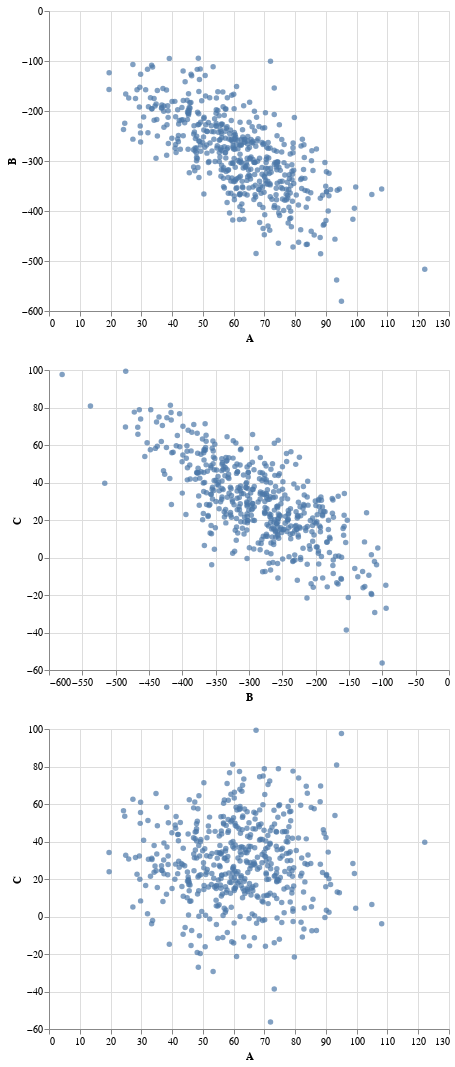

The cell this chart's notebook holds for it:
### Code cell
A, B, C = random.choice(ABC_all).transpose()
AB = alt.Chart(pd.DataFrame({"A":A, "B":B})).mark_circle().encode(
    x="A",
    y="B")
BC= alt.Chart(pd.DataFrame({"B":B, "C":C})).mark_circle().encode(
    x="B",
    y="C")
AC = alt.Chart(pd.DataFrame({"A":A, "C":C})).mark_circle().encode(
    x="A",
    y="C")

alt.vconcat(AB, BC, AC)

### Figure 1 — Vega-Lite specification as saved in the notebook (floating-point values rounded to 4 significant figures; data arrays with more than 128 entries replaced by an {"elided": "..."} marker saying what was removed)
{"config": {"view": {"continuousWidth": 400, "continuousHeight": 300}}, "vconcat": [{"data": {"name": "data-4cfb6d4fc8d4e9f172ac4f40fbe230ae"}, "mark": "circle", "encoding": {"x": {"field": "A", "type": "quantitative"}, "y": {"field": "B", "type": "quantitative"}}}, {"data": {"name": "data-969c07a369c2933748e3099e19652ad6"}, "mark": "circle", "encoding": {"x": {"field": "B", "type": "quantitative"}, "y": {"field": "C", "type": "quantitative"}}}, {"data": {"name": "data-5462bd1e5b1fef38b9321ee866475377"}, "mark": "circle", "encoding": {"x": {"field": "A", "type": "quantitative"}, "y": {"field": "C", "type": "quantitative"}}}], "$schema": "https://vega.github.io/schema/vega-lite/v4.17.0.json", "datasets": {"data-4cfb6d4fc8d4e9f172ac4f40fbe230ae": {"elided": "500 records"}, "data-969c07a369c2933748e3099e19652ad6": {"elided": "500 records"}, "data-5462bd1e5b1fef38b9321ee866475377": {"elided": "500 records"}}}
